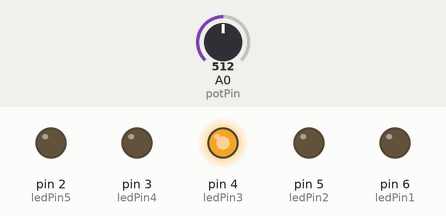
Recording of a sketch running on a simulated Arduino Uno, built with avr-gcc and run on an emulated ATmega328P. Parts: output pins drawn as LEDs (lit = HIGH). The inputs (shaded band) are chosen by the test bench; at power-on: A0 (potPin) = 512.

Above: at 1.2 s.
1.3 s: A0 (potPin) set to 595
2.8 s: A0 (potPin) set to 620
At 4.0 s:
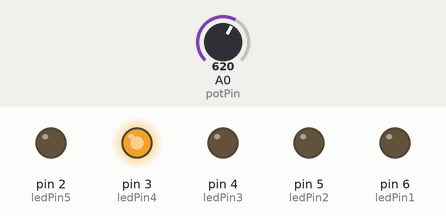
4.3 s: A0 (potPin) set to 602
At 4.7 s:
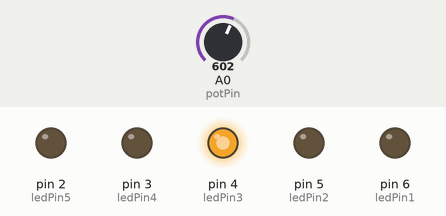
5.8 s: A0 (potPin) set to 425
7.3 s: A0 (potPin) set to 395
At 8.2 s:
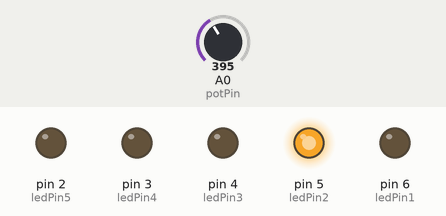
Timing chart, 0 to 9.8 s (numbered marks = the images above; inputs shaded):
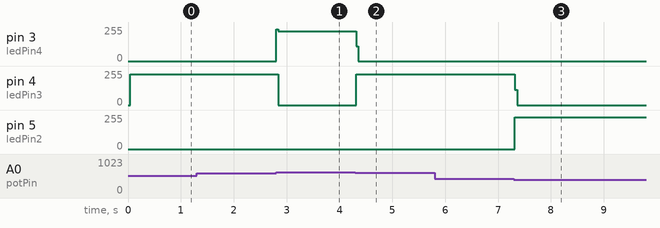

The sketch:

Controlling_LEDs.ino
```cpp
/* Potentiometer Analog Read to LEDs
 * ------------------
 *
 * Turning the potentiometer changes which LED turns on according
 * to the value obtained by analogRead().
 *
 * Created 12 April 2020
 *
 */

int potPin = 0;    // select the input pin for the Potentiometer
int ledPin1 = 6;   // select the pin for the Red LED
int ledPin2 = 5;   // select the pin for the Yellow LED
int ledPin3 = 4;   // select the pin for the Teal LED
int ledPin4 = 3;   // select the pin for the Blue LED
int ledPin5 = 2;   // select the pin for the White LED
int analogPotPinVal = 0;       // variable to store the value coming from the sensor

void setup() {
  pinMode(ledPin1, OUTPUT);  //
  pinMode(ledPin2, OUTPUT);  //
  pinMode(ledPin3, OUTPUT);  // declare the ledPin1-5 as an OUTPUT
  pinMode(ledPin4, OUTPUT);  //
  pinMode(ledPin5, OUTPUT);  //
}

void loop() {
  analogPotPinVal = analogRead(potPin);    // read the value from the sensor
  if (analogPotPinVal >= 0 && analogPotPinVal < 204){
    turnOnLED(ledPin1);
  } else if (analogPotPinVal >= 204 && analogPotPinVal < 408) {
    turnOnLED(ledPin2);
  } else if (analogPotPinVal >= 408 && analogPotPinVal < 612) {
    turnOnLED(ledPin3);
  } else if (analogPotPinVal >= 612 && analogPotPinVal < 816) {
    turnOnLED(ledPin4);
  } else {
    turnOnLED(ledPin5);
  }
}

void turnOnLED(int pin) {
  for(int i = 2 ; i < 7 ; i++){
    digitalWrite(i, LOW);
  }
  digitalWrite(pin, HIGH);
}
```

Measured:
- the behaviour switches between 611 and 612 on A0 (potPin) (found by bisection; images 0 and 1)
- the behaviour switches between 408 and 407 on A0 (potPin) (found by bisection; images 2 and 3)
- after the input at 1.3 s, every drawn part: stays the same
- after the input at 2.8 s, pin 3 (ledPin4): 0/255 → 223/255 at once; pin 4 (ledPin3): 231/255 → 0/255 at once
- after the input at 4.3 s, pin 3 (ledPin4): 223/255 → 0/255 at once; pin 4 (ledPin3): 0/255 → 231/255 at once
- after the input at 5.8 s, every drawn part: stays the same
- after the input at 7.3 s, pin 4 (ledPin3): 231/255 → 0/255 at once; pin 5 (ledPin2): 0/255 → 238/255 at once
